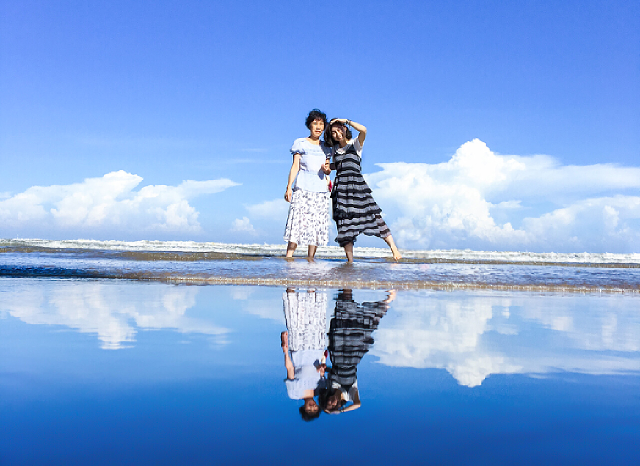
#> input picture images/image0.jpg, 1280 x 932 px, found by its file name (shown at 1/2 size)
$ python draw.py
#> lines starting #> are read from the running program, lines starting #| are printed output that depends on the picture
#> further down, image is the input picture: PIL image 1280x932 RGB; mean R, G, B 124.8, 164, 221.9
import os

from PIL import Image, ImageDraw, ImageFont


def draw_and_save_result(
    image: Image.Image, result: dict, filename: str, output_folder: str = "results"
) -> Image.Image:
    """Draw bounding boxes and labels on an image and save it if a relationship exists.

    Args:
        image (Image.Image): The input image.
        result (dict): Inference results containing the following keys:
            - "exists" (bool): Indicates whether the relationship exists in the image.
            - "subject_locations" (dict): Contains "centers", "widths", and "heights" for subjects.
            - "object_locations" (dict): Contains "centers", "widths", and "heights" for objects.
            - "subject_class" (str): Label for the subject.
            - "object_class" (str): Label for the object.
            - "individual_scores" (list): Scores for each subject-object pair.
            - "predicate" (str): The relationship predicate.
        filename (str): The name of the output file to save the processed image.

    Returns:
        Image.Image: The image with bounding boxes and labels drawn.
    """
#> called with filename = 'result.jpg', output_folder = 'results'
    # Check if there are any matching pairs instead of using the global exists flag
    individual_scores = result.get("individual_scores", [])
    threshold = 0.7  # Using standard threshold

    # If no individual scores, fall back to global exists flag
    if not individual_scores:
        has_matching_pairs = result.get("exists", False)
    else:
        has_matching_pairs = any(
            any(score >= threshold for score in row) for row in individual_scores
        )

    if not has_matching_pairs:
        print("No matching relationships found. Image will not be saved.")
        return image

    draw = ImageDraw.Draw(image)
    subj_label = result.get("subject_class", "subject")
    obj_label = result.get("object_class", "object")
    predicate = result.get("predicate", "")

    try:
        font = ImageFont.truetype("arial.ttf", size=15)
    except IOError:
        font = ImageFont.load_default()

    # Get locations
    subj = result.get("subject_locations", {})
    obj = result.get("object_locations", {})

    subjects_drawn = set()
    objects_drawn = set()

    # Only draw objects that have high relationship scores
    if individual_scores:
        for i, subj_row in enumerate(individual_scores):
            for j, score in enumerate(subj_row):
                if score >= threshold:
                    # Draw this subject-object pair since it satisfies the relationship
                    if i < len(subj.get("centers", [])) and j < len(
                        obj.get("centers", [])
                    ):
                        # Draw subject if not already drawn
                        if i not in subjects_drawn:
                            center = subj.get("centers", [])[i]
                            width = subj.get("widths", [])[i]
                            height = subj.get("heights", [])[i]

                            cx, cy = center
                            left = cx - width / 2
                            top = cy - height / 2
                            right = cx + width / 2
                            bottom = cy + height / 2
                            draw.rectangle(
                                [(left, top), (right, bottom)], outline="red", width=2
                            )
                            draw.text(
                                (left, top),
                                f"{subj_label} {i+1}",
                                fill="red",
                                font=font,
                            )
                            subjects_drawn.add(i)

                        # Draw object if not already drawn
                        if j not in objects_drawn:
                            center = obj.get("centers", [])[j]
                            width = obj.get("widths", [])[j]
                            height = obj.get("heights", [])[j]

                            cx, cy = center
                            left = cx - width / 2
                            top = cy - height / 2
                            right = cx + width / 2
                            bottom = cy + height / 2
                            draw.rectangle(
                                [(left, top), (right, bottom)], outline="blue", width=2
                            )
                            draw.text(
                                (left, top),
                                f"{obj_label} {j+1}",
                                fill="blue",
                                font=font,
                            )
                            objects_drawn.add(j)

                        # Draw a line connecting the related objects
                        subj_center = subj.get("centers", [])[i]
                        obj_center = obj.get("centers", [])[j]
                        draw.line(
                            [tuple(subj_center), tuple(obj_center)],
                            fill="green",
                            width=1,
                        )

                        # Add relation label with score
                        mid_x = (subj_center[0] + obj_center[0]) / 2
                        mid_y = (subj_center[1] + obj_center[1]) / 2
                        draw.text(
                            (mid_x, mid_y),
                            f"{predicate}: {score:.2f}",
                            fill="green",
                            font=font,
                        )
    else:
        # Fall back to original behavior if no individual scores available
        # Draw all subject locations (red)
        for i, (center, width, height) in enumerate(
            zip(
                subj.get("centers", []), subj.get("widths", []), subj.get("heights", [])
            )
        ):
            cx, cy = center
            left = cx - width / 2
            top = cy - height / 2
            right = cx + width / 2
            bottom = cy + height / 2
            draw.rectangle([(left, top), (right, bottom)], outline="red", width=2)
            draw.text((left, top), f"{subj_label} {i+1}", fill="red", font=font)

        # Draw all object locations (blue)
        for i, (center, width, height) in enumerate(
            zip(obj.get("centers", []), obj.get("widths", []), obj.get("heights", []))
        ):
            cx, cy = center
            left = cx - width / 2
            top = cy - height / 2
            right = cx + width / 2
            bottom = cy + height / 2
            draw.rectangle([(left, top), (right, bottom)], outline="blue", width=2)
            draw.text((left, top), f"{obj_label} {i+1}", fill="blue", font=font)

    os.makedirs(output_folder, exist_ok=True)
    file_path = os.path.join(output_folder, filename)
    image.save(file_path)
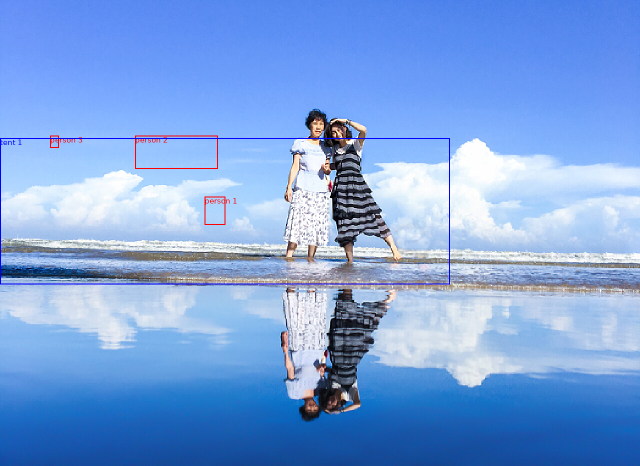
#> saved as result.jpg: PIL image 1280x932 RGB (shown at 1/2 size); mean R, G, B 124.3, 163, 221.6
    print(f"Image saved to {file_path}")

    return image


if __name__ == "__main__":
    from PIL import Image

    result = {
        "exists": True,
        "confidence": 1.0,
        "message": "Inference successful",
        "subject_locations": {
            "centers": [[429.5, 421.0], [352.5, 304.0], [108.5, 283.0]],
            "widths": [41, 165, 17],
            "heights": [56, 66, 24],
        },
        "object_locations": {
            "centers": [[449.5, 422.0]],
            "widths": [899],
            "heights": [292],
        },
        "subject_class": "person",
        "object_class": "tent",
        "predicate": "near",
    }

    image = Image.open("/Users/neil/Code/LogicVision/images/image0.jpg")
    image_with_boxes = draw_and_save_result(image, result, "result.jpg")

$ run again, with images/image2.jpg copied over images/image0.jpg
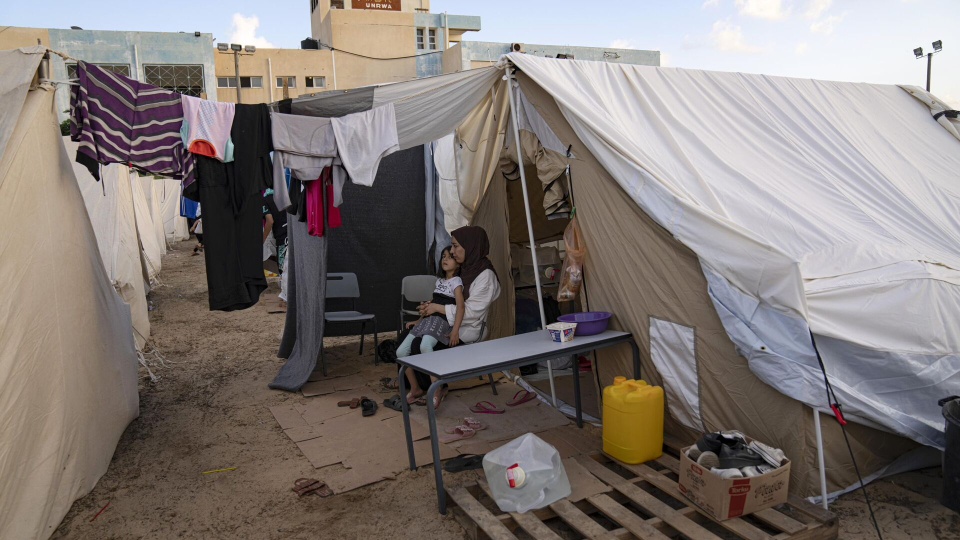
#> input picture images/image2.jpg, 1920 x 1080 px, found by its file name (shown at 1/2 size)
#> image is the input picture: PIL image 1920x1080 RGB; mean R, G, B 129.4, 121.5, 118.3
#> in draw_and_save_result, `image.save(file_path)`:
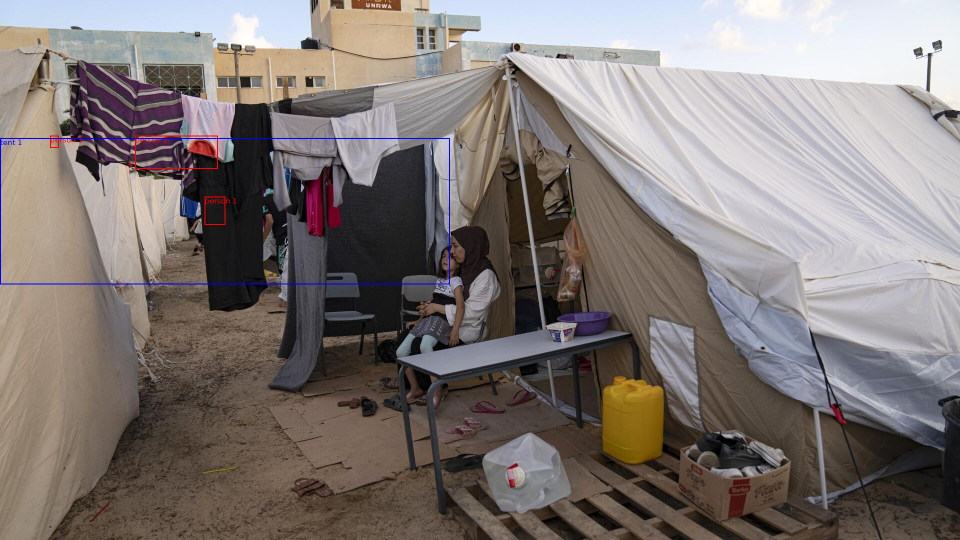
#> saved as result.jpg: PIL image 1920x1080 RGB (shown at 1/2 size); mean R, G, B 129.3, 121.2, 118.5

$ run again, with images/image3.jpg copied over images/image0.jpg
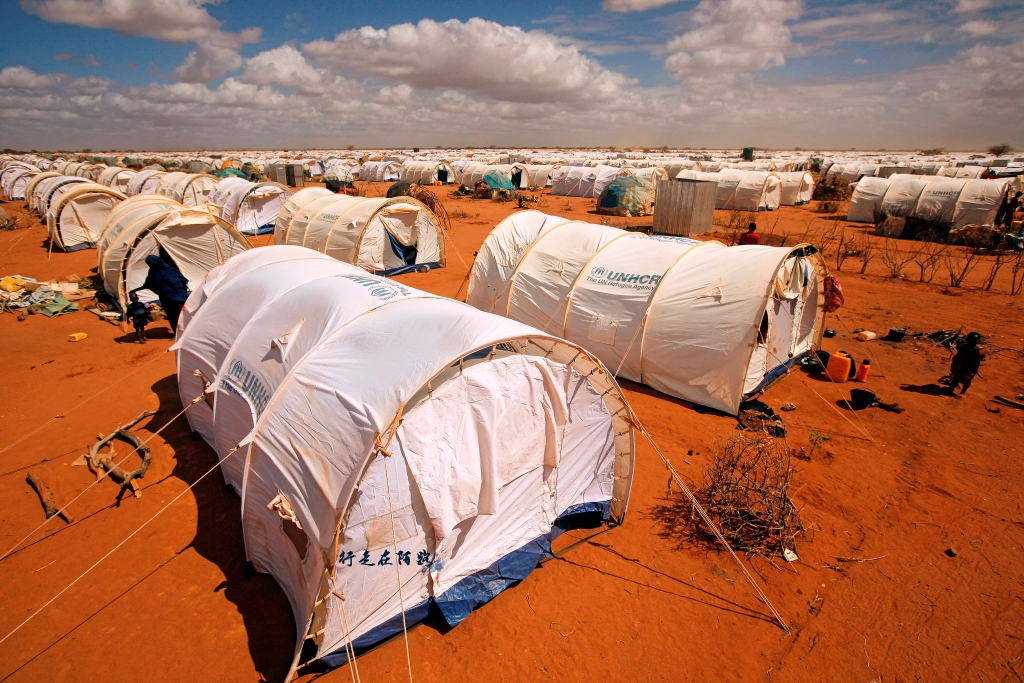
#> input picture images/image3.jpg, 2048 x 1365 px, found by its file name (shown at 1/2 size)
#> image is the input picture: PIL image 2048x1365 RGB; mean R, G, B 167.5, 115, 91.9
#> in draw_and_save_result, `image.save(file_path)`:
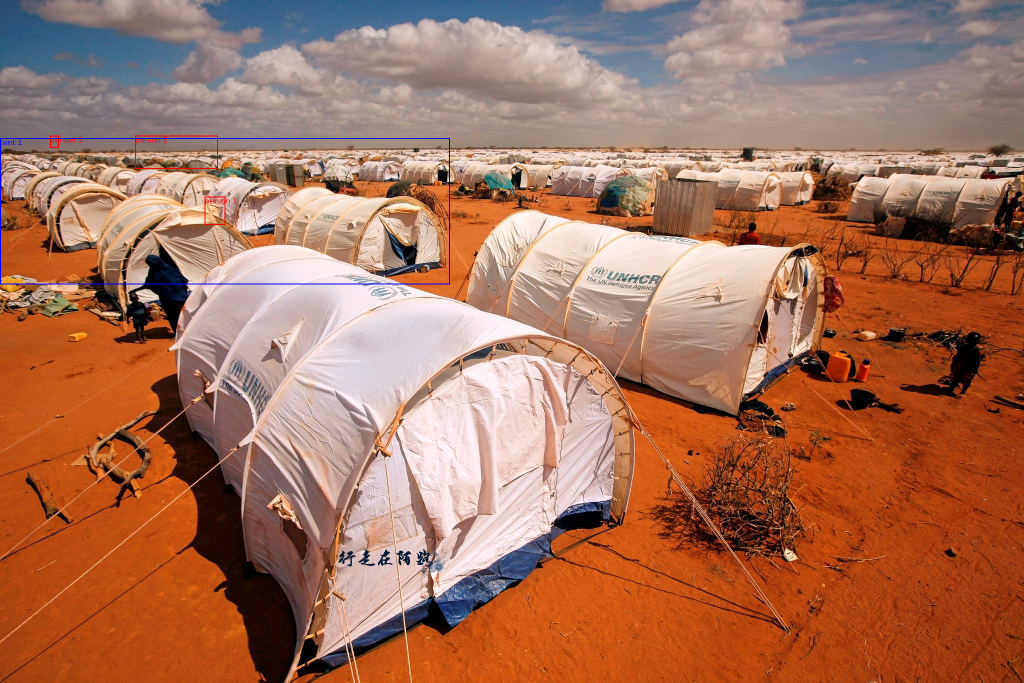
#> saved as result.jpg: PIL image 2048x1365 RGB (shown at 1/2 size); mean R, G, B 167.2, 114.7, 92.1
